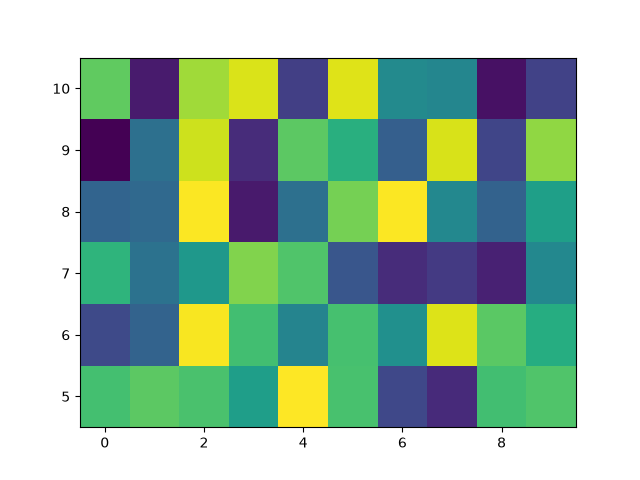

This figure's Python source:
import matplotlib.pyplot as plt 
import numpy as np 

from matplotlib.colors import BoundaryNorm
from matplotlib.ticker import MaxNLocator 

np.random.seed(19680801)
z = np.random.rand(6,10)
x = np.arange(-0.5,10,1)
y = np.arange(4.5,11,1)

fig, ax = plt.subplots()
ax.pcolormesh(x, y, z)
plt.show() 
